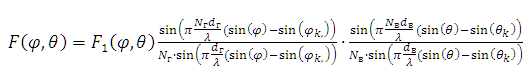
#> input picture RPtest/formula1.PNG, 530 x 70 px
$ python RPtest.py
#> lines starting #> are read from the running program, lines starting #| are printed output that depends on the picture
#imports required librares
import numpy as np
import matplotlib.pyplot as plt
import mpl_toolkits.mplot3d.axes3d as axes3d
from matplotlib.cbook import get_sample_data
from matplotlib.widgets import Slider

#point at picture with formula
im = plt.imread(get_sample_data('formula1.PNG'))
#> im is the input picture: shape (70, 530, 4) float32; mean R, G, B, A 0.94, 0.94, 0.939, 1

#create a window and subplot for graph
fig1 = plt.figure(1)
ax = fig1.add_subplot(1,2,1, projection='3d')

#set limits for graph
ax.set_xlim(-1.01, 1.01)
ax.set_ylim(-1.01, 1.01)
ax.set_zlim(-1.01, 1.01)

#set place for sliders
plt.subplots_adjust(left=0.35, bottom=0.4)

#set initial parameters
Nx = 10
Ny = 10
c = 3e8
f = 3e9
lam = c/f
k = 2*np.pi/lam
meanx = 0.5
meany = 0.5
dx = lam * meanx
dy = lam * meany
fi_a = 45*np.pi/180
teta_a = 45*np.pi/180

#set the settings of sliders
teta_change = plt.axes([0.25, 0.3, 0.65, 0.03])
s_teta_change = Slider(teta_change, 'fi', 0, 360, valinit=teta_a*180/np.pi, valstep=1)

fi_change = plt.axes([0.25, 0.25, 0.65, 0.03])
s_fi_change = Slider(fi_change, 'teta', 0, 180, valinit=fi_a*180/np.pi, valstep=1)

Nx_change = plt.axes([0.25, 0.2, 0.65, 0.03])
s_Nx_change = Slider(Nx_change, 'Nx', 1, 20, valinit=Nx, valstep=1)

Ny_change = plt.axes([0.25, 0.15, 0.65, 0.03])
s_Ny_change = Slider(Ny_change, 'Ny', 1, 20, valinit=Ny, valstep=1)

dx_change = plt.axes([0.25, 0.1, 0.65, 0.03])
s_dx_change = Slider(dx_change, 'dx/lam', 0.1, 4, valinit=meanx, valstep=0.05)

dy_change = plt.axes([0.25, 0.05, 0.65, 0.03])
s_dy_change = Slider(dy_change, 'dy/lam', 0.1, 4, valinit=meany, valstep=0.05)

#set arrays of azimuth and elevate angles
theta, phi = np.linspace(0, 2*np.pi, 40), np.linspace(0, 1*np.pi, 40)
THETA, PHI = np.meshgrid(theta, phi)

#the function of generating of RP
def form_rp(fi_a, teta_a, Nx, Ny, meanx, meany):

    #calculate distance between the elements
    dx = lam * meanx
    dy = lam * meany

    #calculating components of the main formula
    a = np.sin(Nx*dx*k*0.5*(np.sin(PHI)-np.sin(fi_a)))
    b = Nx*np.sin(dx*k*0.5*(np.sin(PHI)-np.sin(fi_a)))

    c = np.sin(Ny*dy*k*0.5*(np.sin(THETA)-np.sin(teta_a)))
    d = Ny*np.sin(dy*k*0.5*(np.sin(THETA)-np.sin(teta_a)))

    #creating RP
    R = abs(np.sin(PHI))*(a/b)*(c/d)
    return R

#the function of bringing to cartesean coordinates
def form_coords(R, Nx, Ny, meanx, meany):

    #forming new coordinates system
#> called with Nx = 10, Ny = 10, meanx = 0.5, meany = 0.5
    X = R * np.sin(PHI) * np.cos(THETA)
    Y = R * np.sin(PHI) * np.sin(THETA)
    Z = R * np.cos(PHI)

    #clear subplot before redraw
    ax.cla()

    #plot draw
    ax.plot_surface(X, Y, Z, rstride=1, cstride=1, cmap=plt.get_cmap('jet'), linewidth=0, antialiased=False, alpha=0.5)

    #set limits for graph
    ax.set_xlim(-0.4, 0.4)
    ax.set_ylim(-0.4, 0.4)
    ax.set_zlim(-0.4, 0.4)

    #draw coordinate lines
    ax.plot([-1, 1], [0, 0], [0, 0], c='r')
    ax.plot([0, 0], [-1, 1], [0, 0], c='g')
    ax.plot([0, 0], [0, 0], [-1, 1], c='b')

    #draw coordinate titles
    ax.text(1, 0, 0, "X", color='red')
    ax.text(0, 1, 0, "Y", color='green')
    ax.text(0, 0, 1, "Z", color='blue')

    #drow the elements of the antenna array
    for i in range (0, Nx, 1):
        for j in range(0, Ny, 1):
            ax.scatter(meanx*(i - Nx/2)/Nx, meany*(j- Ny/2)/Ny, 0, s=1, c='black')

#reaction to the slider action
def update(val):
    fi_a = s_fi_change.val * np.pi/180
    teta_a = s_teta_change.val * np.pi/180
    Nx = int(s_Nx_change.val)
    Ny = int(s_Ny_change.val)
    meanx = s_dx_change.val
    meany = s_dy_change.val
    R = form_rp(fi_a, teta_a, Nx, Ny, meanx, meany)
    form_coords(R, Nx, Ny, meanx, meany)

#check the slider action
s_fi_change.on_changed(update)
s_teta_change.on_changed(update)
s_Nx_change.on_changed(update)
s_Ny_change.on_changed(update)
s_dx_change.on_changed(update)
s_dy_change.on_changed(update)

#initial drawing of the RP
R = form_rp(fi_a, teta_a, Nx, Ny, meanx, meany)
form_coords(R, Nx, Ny, meanx, meany)

#obtain the picture of the formula in the window
newax = fig1.add_axes([0.5, 0.5, 0.5, 0.5], anchor='NE', zorder=-1)
newax.imshow(im)
newax.axis('off')

#call window
plt.show()
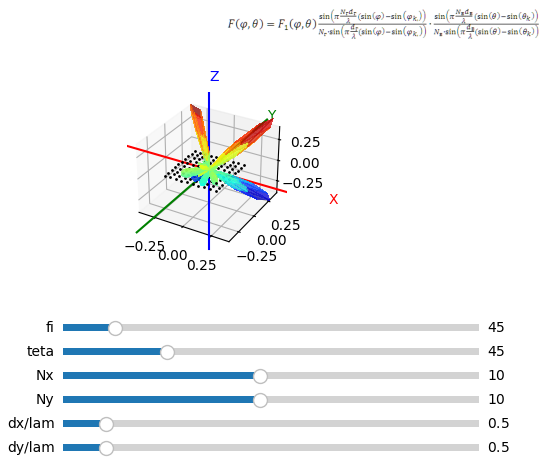
#> figure drawn by matplotlib, 8 panels
